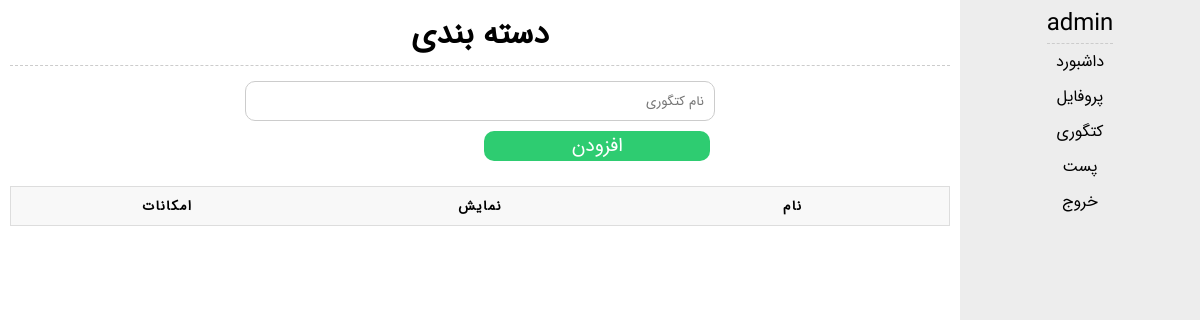
The page /admin/category.php (signed in) on the database as committed earlier.
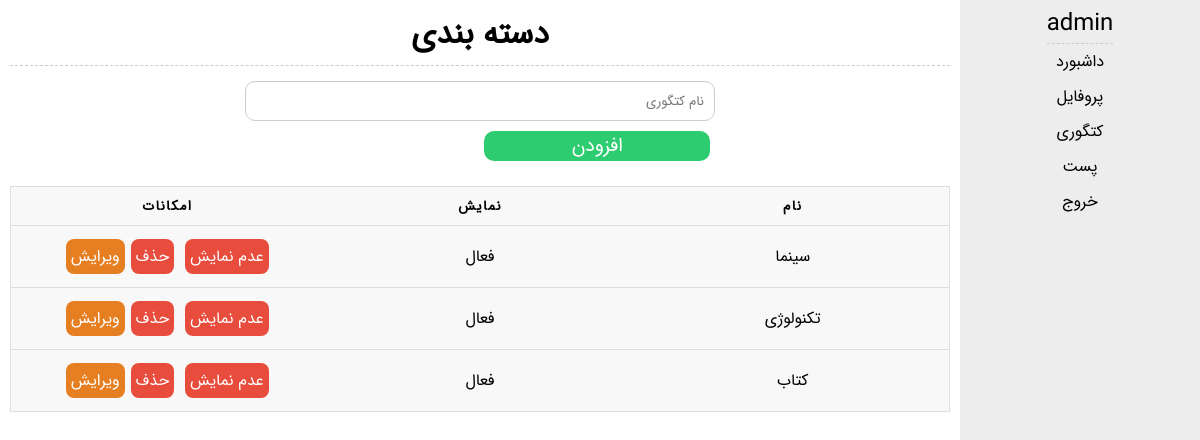
The same page on the database as committed later.
### tables this page shows
CREATE TABLE `category` (
  `id` int(11) NOT NULL,
  `name` varchar(50) NOT NULL,
  `show` bit(1) NOT NULL DEFAULT b'1'
);

### admin/category.php (the view, shortened to what this page needs)
<?php
	include "../include/db.php";
	include "../include/function.php";
	$formStatus = "add";
	$field_name = null;
?>
<!DOCTYPE html>
<html>
	<?php
		head();
	?>
	<body>
		<?php include "../include/aside_admin.php" ?>
		<main>
			<h1>دسته بندی</h1>
			<form action="" method="POST">
				<input type="text" placeholder="نام کتگوری" name="name" value="<?php echo $field_name ?>">
				<?php btnSubmit($formStatus) ?>
			</form>
			<table>
				<thead>
					<tr>
						<th>نام</th>
						<th>نمایش</th>
						<th>امکانات</th>
					</tr>
				</thead>
				<tbody>
					<?php
						$select = mysqli_query($con, "SELECT * FROM `category`");
						$categories = mysqli_fetch_all($select, MYSQLI_ASSOC);
						foreach ($categories as $value) {
							if(($value['show'])==1)
								$btnShow = btnTable("?action=show&show=0&id={$value['id']}", "عدم نمایش");
							else
								$btnShow = btnTable("?action=show&show=1&id={$value['id']}", "نمایش", "green");
							$status = $value['show']==1?"فعال":"غیرفعال";
							echo "
								<tr>
									<td>{$value['name']}</td>
									<td>$status</td>
									<td>
										$btnShow
										".btnTable_action($value['id'])."
									</td>
								</tr>
							";
						}
					?>
				</tbody>
			</table>
		</main>
	</body>
</html>

### include/function.php (shortened to what this page needs)
<?php
	function head($title = null, $baseUrl = "admin", $extra = null){
		if($title == null){
			$pathinfo = pathinfo($_SERVER['REQUEST_URI']);
			$title = ucfirst($pathinfo['filename']);
		}
		echo '
			<head>
				<meta charset="utf8">';
			if($baseUrl == "admin"){
				echo '
					<title>'.$title.' - Admin</title>
					<link rel="stylesheet" href="css/style.css">
					<script src="../js/jquery.min.js"></script>
					<script src="js/main.js"></script>
					'.$extra.'
				';
			}
		echo'
			</head>
		';
	}
	function btnTable($href, $text, $extraClass = "red"){
		return '<a class="btn-table '.$extraClass.'" href="'.$href.'">'.$text.'</a>';
	}
	function btnTable_delete($id){
		return btnTable("?action=delete&id=$id", "حذف");
	}
	function btnTable_edit($id){
		return btnTable("?action=edit&id=$id", "ویرایش", null);
	}
	function btnTable_action($id){
		$result = btnTable_delete($id);
		$result .= btnTable_edit($id);
		return $result;
	}
	function btnSubmit($formStatus){
		echo '<button name="submit">'.($formStatus=="add"?"افزودن":"ویرایش").'</button>';
	}
?>

### include/aside_admin.php
<aside>
	<header>
		<span><?php echo $_SESSION['username'] ?></span>
	</header>
	<ul>
		<li><a href="index.php">داشبورد</a></li>
		<li><a href="profile.php">پروفایل</a></li>
		<li><a href="category.php">کتگوری</a></li>
		<li><a href="post.php">پست</a></li>
		<li><a href="logout.php">خروج</a></li>
	</ul>
</aside>

### admin/css/style.css (style rules this page uses)
body { font-family: fa; direction: rtl; font-size: 16px; margin: 0px; }
* { font-family: inherit; box-sizing: border-box; margin: 0px; padding: 0px; }
a { text-decoration: none; color: inherit; }
ul { list-style-type: none; padding: 0px; }
form { width: 50%; margin: 20px auto; }
input, textarea, select { width: 100%; height: 40px; padding: 10px; border: none; border: 1px solid #CCC; border-radius: 10px; outline: none; margin: 5px 0px; }
button { width: 48%; border: none; background-color: #2ecc71; color: #FFF; font-size: 1.2em; border-radius: 10px; cursor: pointer; margin: 5px; }
.btn-table { padding: 5px; background: #e67e22; color: #FFF; border-radius: 8px; display: inline-block; margin: 3px; }
.btn-table.red { background-color: #e74c3c; }
aside { background-color: #ededed; float: right; width: 20%; height: 100vh; padding: 5px 10px; position: fixed; }
aside header { width: 100%; padding-bottom: 0px; text-align: center; font-size: 1.5em; }
aside header span { border-bottom: 1px dashed #CCC; }
aside ul { width: 100%; }
aside ul li { width: 100%; text-align: center; padding: 4px 0px; margin: 2px 0px; border-radius: 5px; }
aside ul li a { display: block; }
main { float: right; width: 80%; padding: 5px 10px; margin-right: 20%; padding-bottom: 25px; }
main h1 { text-align: center; width: 100%; float: right; padding: 5px; border-bottom: 1px dashed #CCC; margin-bottom: 10px; }
table { border: 1px solid #ccc; border-collapse: collapse; margin: 0; padding: 0; width: 100%; table-layout: fixed; }
table tr { background-color: #f8f8f8; border: 1px solid #ddd; padding: .35em; }
table th, table td { padding: .625em; text-align: center; }
table th { font-size: .85em; letter-spacing: .1em; text-transform: uppercase; }

Rows that differ between the two databases and show on the page:
added category: name "سینما", show "فعال", text "عدم نمایش حذف ویرایش"
added category: name "تکنولوژی", show "فعال", text "عدم نمایش حذف ویرایش"
added category: name "کتاب", show "فعال", text "عدم نمایش حذف ویرایش"
